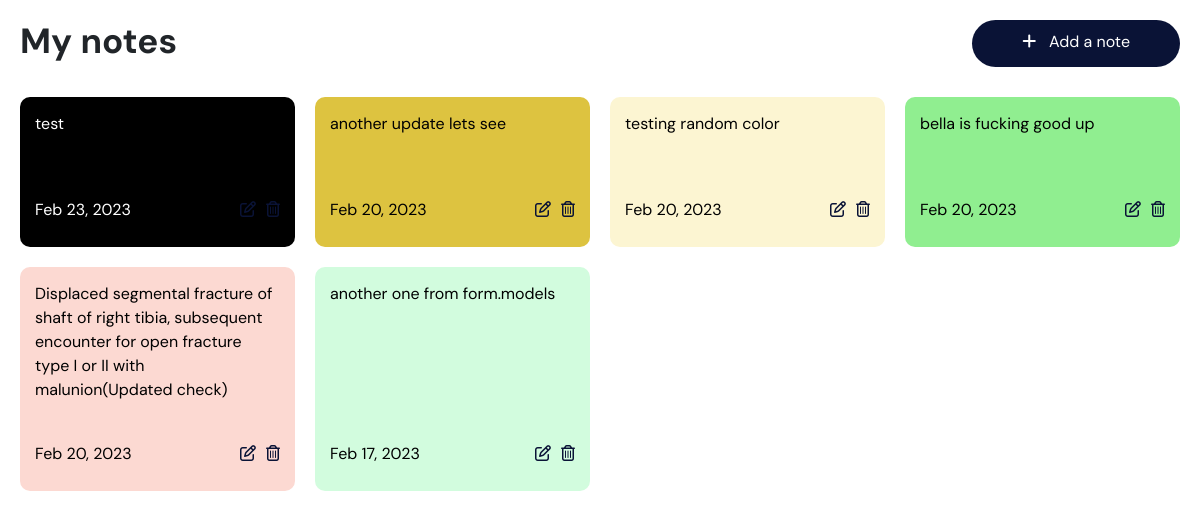
The app's page /, older data.
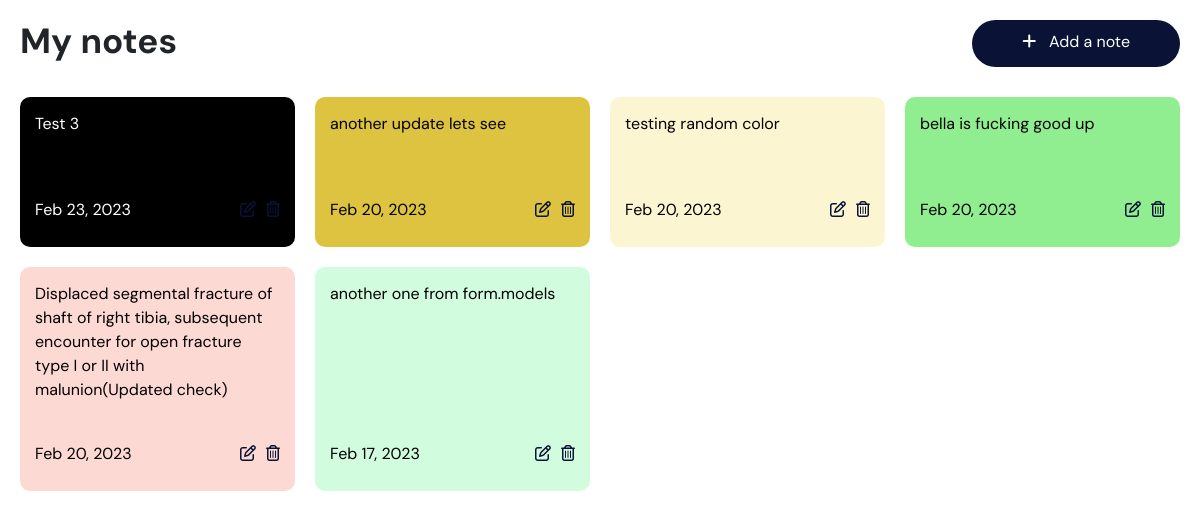
The same page, newer data.
### base/models.py (models this page shows, shortened)
class StickyNote(models.Model):
    note_text = models.CharField(max_length=250)
    created_at = models.DateTimeField(auto_now_add=True)
    last_updated = models.DateTimeField(auto_now_add=True)
    background_color = models.CharField(max_length=255, default='#FFFFFF')

### base/views.py (the view)
# urls.py: path('', views.home, name='home'),
def home(request):
    notes = StickyNote.objects.order_by('-last_updated')
    context = {'notes': notes}
    return render(request, 'base.html', context)

### templates/base.html (shortened to what this page needs)
{% load static %}
<!DOCTYPE html>
<html lang="en">
  <head>
    <link
      href="https://cdn.jsdelivr.net/npm/bootstrap@5.0.2/dist/css/bootstrap.min.css"
      rel="stylesheet"
    />
    <link rel="stylesheet" href="{% static 'styles/base.css' %}" />
  </head>
  <body>
    <main>
      {% block content %}
      <nav>
        <h1>My notes</h1>
        <a href="{% url 'create_note' %}">
          <i class="fa-solid fa-plus"></i> &nbsp; Add a note</a
        >
      </nav>
      <section>
        {% for note in notes %}
        <article
          style="background-color: {{ note.background_color }}; color: {% if note.background_color == '#000000' %}white{% else %}black{% endif %}"
        >
          <p>{{ note.note_text }}</p>
          <div>
            {% if note.last_updated %}
            <p>{{ note.last_updated|date:"M d, Y" }}</p>
            {% else %}
            <p>{{ note.created_at|date:"M d, Y" }}</p>
            {% endif %}
            <span>
              <a href="{% url 'update_note' note.pk %}"
                ><i class="fa-regular fa-pen-to-square"></i
              ></a>
              <a href="{% url 'delete_note' note.pk %}"
                ><i class="fa-regular fa-trash-can"></i
              ></a>
            </span>
          </div>
        </article>
        {% endfor %}
      </section>
       {% endblock %}
    </main>
  </body>
</html>

Row changes from the older to the newer data that the page shows:
removed StickyNote: note_text "test", last_updated "Feb 23, 2023", background_color "#000000" (drawn)
added StickyNote: note_text "Test 3", last_updated "Feb 23, 2023", background_color "#000000" (drawn)
